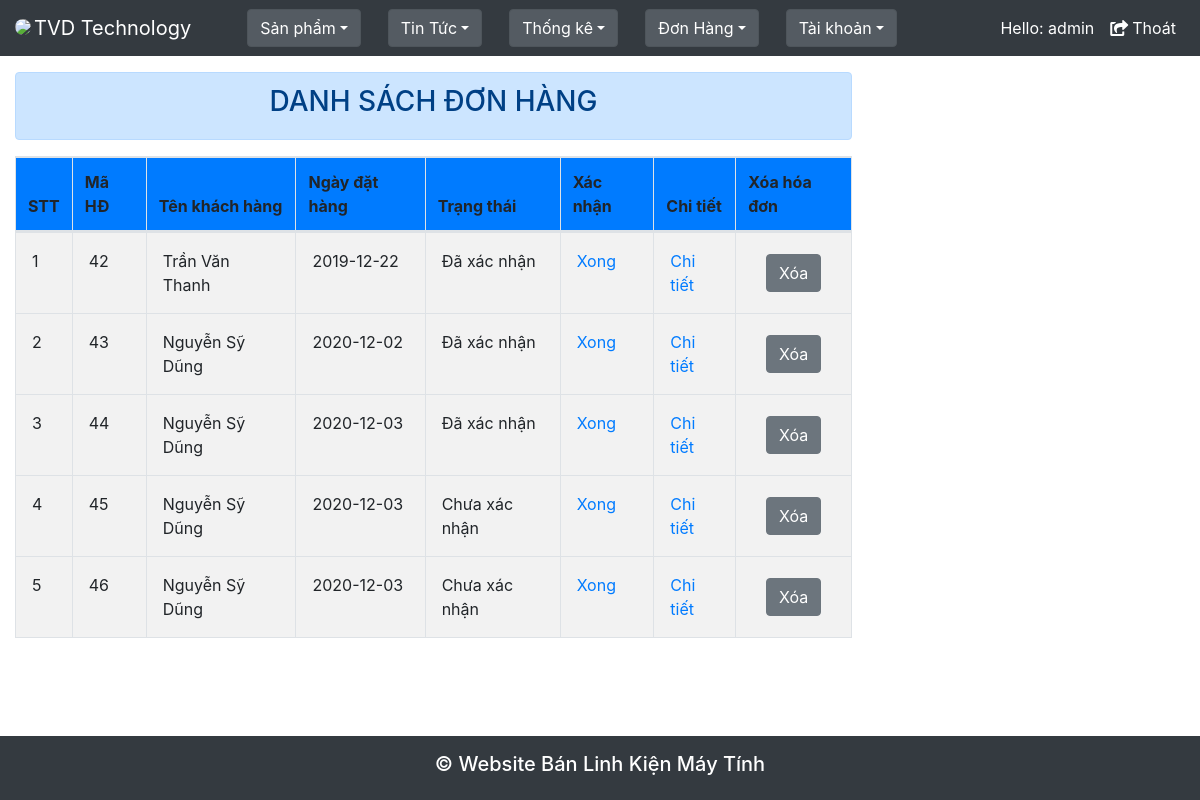
Page /Admin/index.php?nc=thongke (signed in) on the committed database.
### tables this page shows
CREATE TABLE `tbl_hoadon` (
  `MaHD` int(11) NOT NULL,
  `IDKH` int(11) NOT NULL,
  `HoTen` varchar(50) NOT NULL,
  `SDT` varchar(12) NOT NULL,
  `Email` varchar(100) NOT NULL,
  `DiaChiNhan` varchar(100) NOT NULL,
  `NgayDatHang` date NOT NULL,
  `TrangThai` int(11) NOT NULL
);

### Admin/chuc_nang/quanli_donhang/fr_ThongKeDH.php (the view, shortened to what this page needs)
<!DOCTYPE html>
<html>
<head>
    <link href="css/bootstrap.min.css" rel="stylesheet" />
    <link href="css/dataTables.bootstrap.min.css" rel="stylesheet" />
</head>
<body>
<div class="alert alert-primary mt-3 text-center" role="alert">
    <h3>DANH SÁCH ĐƠN HÀNG</h3>
</div>
    <table id="example" class="table table-striped table-bordered" cellspacing="0">
        <thead>
            <tr class="bg-primary">
                <th>STT</th>
                <th>Mã HĐ</th>
                <th>Tên khách hàng</th>
                <th>Ngày đặt hàng</th>
                <th>Trạng thái</th>
                <th>Xác nhận</th>
                <th>Chi tiết</th>
                <th>Xóa hóa đơn</th>
            </tr>
        </thead>
        <body>
        <?php
                require("../connect/connect.php");
                $sql="select * from tbl_hoadon";
                $query = mysqli_query($con,$sql);
                $i=1;
                    while ($row = mysqli_fetch_assoc($query)){?>
                    <tr>
                        <td class='p-3'><?php echo $i;?></td>
                        <td class='p-3'><?php echo $row ['MaHD'];?></td>
                        <td class='p-3'><?php echo $row ['HoTen'];?></td>
                        <td class='p-3'><?php echo $row ['NgayDatHang'];?></td>
                        <td class='p-3'>
                            <?php
                                if($row ['TrangThai'] == 0){
                                    echo "Chưa xác nhận";
                                }if($row ['TrangThai'] == 1){
                                    echo "Đã xác nhận";
                                }if($row ['TrangThai'] == 2){
                                    echo "Đang giao hàng";
                                }if($row ['TrangThai'] == 3){
                                    echo "Đã gửi";
                                }if($row ['TrangThai'] == 4){
                                    echo "Hoàn tất";
                                }if($row ['TrangThai'] == 5){
                                    echo "Đã hủy";
                                }
                            ?>
                        </td>
                        <td class='p-3'><a href="index.php?nc=xacnhan&mahd=<?php echo $row['MaHD'];?>">Xong</a></td>
                        <td class='p-3'><a href="index.php?nc=chitietdh&mahd=<?php echo $row['MaHD'];?>">Chi tiết</a></td>
                        <td style="vertical-align: middle; text-align: center;">
                            <a onclick="return confirm('Bạn có chắc là muốn xóa hóa đơn này không?');"  href="index.php?nc=thongke&action=delete&id=<?php echo $row['MaHD']; ?>">
                                <button class="btn btn-secondary">Xóa</button>
                            </a>
                    <tr>
                    <?php
                    $i++;
                }
        ?>
        </body>
    </table>
</body>
</html>

### rows in the picture
tbl_hoadon: MaHD "42", HoTen "Trần Văn Thanh", NgayDatHang "2019-12-22", TrangThai "Đã xác nhận"
tbl_hoadon: MaHD "43", HoTen "Nguyễn Sỹ Dũng", NgayDatHang "2020-12-02", TrangThai "Đã xác nhận"
tbl_hoadon: MaHD "44", HoTen "Nguyễn Sỹ Dũng", NgayDatHang "2020-12-03", TrangThai "Đã xác nhận"
tbl_hoadon: MaHD "45", HoTen "Nguyễn Sỹ Dũng", NgayDatHang "2020-12-03", TrangThai "Chưa xác nhận"
tbl_hoadon: MaHD "46", HoTen "Nguyễn Sỹ Dũng", NgayDatHang "2020-12-03", TrangThai "Chưa xác nhận"

### other values in the picture
$_SESSION['tendnadmin'] "admin"
